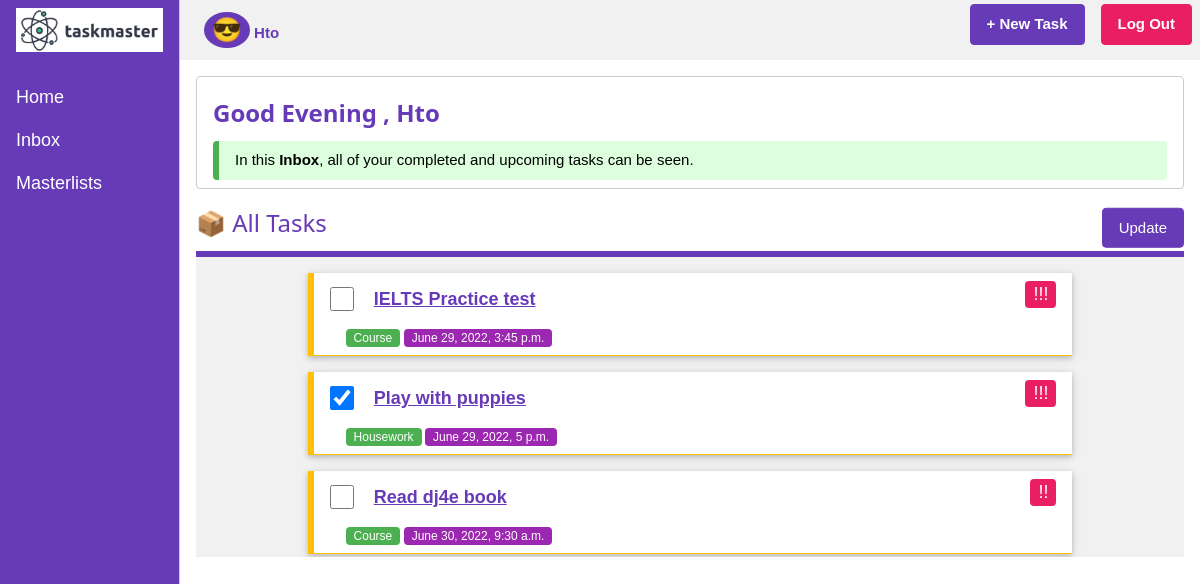
Page /taskmaster/task/ (signed in) on the committed database.
### taskmaster/models.py (models this page shows, shortened)
class Item(models.Model):
    class Priority(models.TextChoices):
        P1 = "!", _('WAITING')
        P2 = "!!", _('TODO')
        P3 = "!!!", _('URGENT')
    todolist = models.ForeignKey(ToDoList, on_delete=models.CASCADE)
    name = models.CharField(max_length=200)
    priority = models.CharField(max_length=3, choices=Priority.choices, default=Priority.P1)
    created_at = models.DateTimeField(auto_now=True)
    description = models.CharField(max_length=200, null=True, blank=True)
    due_date = models.DateTimeField(null=True)
    complete = models.BooleanField(default="False")

class ToDoList(models.Model):
    user = models.ForeignKey(User, on_delete=models.CASCADE, related_name='todolist', null=False)
    name = models.CharField(max_length=200)
    created_at = models.DateTimeField(auto_now=True)
    def __str__(self):
        return self.name

### taskmaster/views.py (the view, shortened to what this page needs)
# urls.py: path('task/', views.InboxView.as_view(), name="inbox"),
class InboxView(LoginRequiredMixin, View):
    def get(self, request):
        task_list = []
        try:
            todolist = get_list_or_404(ToDoList, user=request.user)
        except Http404:
            todolist = []
        for master in todolist:
            for task in master.item_set.all():
                task_list.append(task)
        task_list = sorted(task_list, key=lambda x: x.due_date)
        current_time = datetime.datetime.now()
        ctx = {'tasks': task_list, 'time': current_time}
        return render(request, 'taskmaster/inbox.html', ctx)

### taskmaster/templates/taskmaster/inbox.html (shortened to what this page needs)
{% extends 'taskmaster/base.html' %}
{% block pagename %}
	<span class="w3-badge w3-xlarge w3-deep-purple">
        😎
    </span>
    <span class="w3-text-deep-purple">
        <b>{{user.username|capfirst}}</b>
    </span>
{% endblock %}
{% block info %}
    <div class="w3-panel w3-round w3-border w3-padding w3-text-deep-purple">
        <h3><b>
        {% if time.hour < 12 %}
            Good morning
        {% elif time.hour <= 17 %}
            Good Afternoon
        {% else %}
            Good Evening
        {% endif %}
        , {{user.username|capfirst}}
        </b></h3>
        <div class="w3-leftbar w3-border-green w3-pale-green w3-round w3-padding">
        In this <b>Inbox</b>, all of your completed and upcoming tasks can be seen.
        </div>
    </div>
{% endblock info %}
{% block content %}
<form action="" method="post">
    <div class="w3-display-container w3-text-deep-purple w3-bottombar w3-border-deep-purple">
            <h3>📦 All Tasks</h3>
            <button type="submit" class="w3-btn w3-round w3-deep-purple w3-border w3-border-deep-purple w3-hover-white w3-display-right" name="update" value="true">Update</button>
    </div>
    {% if tasks %}
    <div class="w3-light-grey w3-container" style="height:300px;overflow-y:scroll;">
    <ul class="w3-ul" style="width:80%;margin:auto">
            {% for task in tasks %}
                <li class="w3-card w3-white w3-section w3-leftbar w3-border-amber w3-padding">
                    {% if task.complete %}
                        <input type="checkbox" name="t{{task.id}}" value="completed" class="w3-check" checked>
                    {% else %}
                        <input type="checkbox" name="t{{task.id}}" value="completed" class="w3-check" >
                    {% endif %}
                    <a href="{% url 'taskmaster:task_detail' task.id %}" class="w3-margin-left w3-text-deep-purple w3-large"><b>{{task.name}}</b></a>
                    <span class="w3-tag w3-round w3-pink w3-right w3-large">{{task.priority}}</span>
                    <div class="w3-container w3-margin-top w3-small">
                        <span class="w3-tag w3-round w3-green">{{task.todolist}}</span>
                        <span class="w3-tag w3-round w3-purple">{{task.due_date}}</span>
                    </div>
                </li>
            {% endfor %}
        </ul>
    {% else %}
    <div class="w3-panel w3-yellow w3-leftbar w3-border-amber w3-large w3-round">
        <p>You don't have any task added yet. Click <span class="w3-tag w3-deep-purple w3-round">+NewTask</span> button to add new task.</p>
    </div>
    {% endif %}
</form>
{% endblock %}

### taskmaster/static/taskmaster/w3.css (style rules this page uses)
html { box-sizing:border-box }
*,*:before,*:after { box-sizing:inherit }
html { -ms-text-size-adjust:100%;-webkit-text-size-adjust:100% }
body { margin:0 }
a { background-color:transparent }
b,strong { font-weight:bolder }
button,input,select,textarea,optgroup { font:inherit;margin:0 }
button,input { overflow:visible }
button,select { text-transform:none }
button,[type=button],[type=reset],[type=submit] { -webkit-appearance:button }
[type=checkbox],[type=radio] { padding:0 }
html,body { font-family:Verdana,sans-serif;font-size:15px;line-height:1.5 }
html { overflow-x:hidden }
h3 { font-size:24px }
h1,h2,h3,h4,h5,h6 { font-family:"Segoe UI",Arial,sans-serif;font-weight:400;margin:10px 0 }
a { color:inherit }
.w3-btn,.w3-button { border:none;display:inline-block;padding:8px 16px;vertical-align:middle;overflow:hidden;text-decoration:none;color:inherit;background-color:inherit;text-align:center;cursor:pointer;white-space:nowrap }
.w3-btn,.w3-button { -webkit-touch-callout:none;-webkit-user-select:none;-khtml-user-select:none;-moz-user-select:none;-ms-user-select:none;user-select:none }
.w3-badge,.w3-tag { background-color:#000;color:#fff;display:inline-block;padding-left:8px;padding-right:8px;text-align:center }
.w3-badge { border-radius:50% }
.w3-ul { list-style-type:none;padding:0;margin:0 }
.w3-ul li { padding:8px 16px;border-bottom:1px solid #ddd }
.w3-tooltip,.w3-display-container { position:relative }
.w3-check,.w3-radio { width:24px;height:24px;position:relative;top:6px }
.w3-container:after,.w3-container:before,.w3-panel:after,.w3-panel:before,.w3-row:after,.w3-row:before,.w3-row-padding:after,.w3-row-padding:before, .w3-cell-row:before,.w3-cell-row:after,.w3-clear:after,.w3-clear:before,.w3-bar:before,.w3-bar:after { content:"";display:table;clear:both }
.w3-display-right { position:absolute;top:50%;right:0%;transform:translate(0%,-50%);-ms-transform:translate(0%,-50%) }
.w3-round,.w3-round-medium { border-radius:4px }
.w3-container,.w3-panel { padding:0.01em 16px }
.w3-panel { margin-top:16px;margin-bottom:16px }
.w3-card,.w3-card-2 { box-shadow:0 2px 5px 0 rgba(0,0,0,0.16),0 2px 10px 0 rgba(0,0,0,0.12) }
.w3-small { font-size:12px!important }
.w3-large { font-size:18px!important }
.w3-xlarge { font-size:24px!important }
.w3-border { border:1px solid #ccc!important }
.w3-bottombar { border-bottom:6px solid #ccc!important }
.w3-leftbar { border-left:6px solid #ccc!important }
.w3-section,.w3-code { margin-top:16px!important;margin-bottom:16px!important }
.w3-margin-top { margin-top:16px!important }
.w3-margin-left { margin-left:16px!important }
.w3-padding { padding:8px 16px!important }
.w3-right { float:right!important }
.w3-green,.w3-hover-green:hover { color:#fff!important;background-color:#4CAF50!important }
.w3-pink,.w3-hover-pink:hover { color:#fff!important;background-color:#e91e63!important }
.w3-purple,.w3-hover-purple:hover { color:#fff!important;background-color:#9c27b0!important }
.w3-deep-purple,.w3-hover-deep-purple:hover { color:#fff!important;background-color:#673ab7!important }
.w3-white,.w3-hover-white:hover { color:#000!important;background-color:#fff!important }
.w3-light-grey,.w3-hover-light-grey:hover,.w3-light-gray,.w3-hover-light-gray:hover { color:#000!important;background-color:#f1f1f1!important }
.w3-pale-green,.w3-hover-pale-green:hover { color:#000!important;background-color:#ddffdd!important }
.w3-text-deep-purple,.w3-hover-text-deep-purple:hover { color:#673ab7!important }
.w3-border-amber,.w3-hover-border-amber:hover { border-color:#ffc107!important }
.w3-border-green,.w3-hover-border-green:hover { border-color:#4CAF50!important }
.w3-border-deep-purple,.w3-hover-border-deep-purple:hover { border-color:#673ab7!important }

### rows in the picture
Item: name "IELTS Practice test", priority "!!!", todolist "Course", due_date "June 29, 2022, 3:45 p.m."
Item: name "Play with puppies", priority "!!!", todolist "Housework", due_date "June 29, 2022, 5 p.m."
Item: name "Read dj4e book", priority "!!", todolist "Course", due_date "June 30, 2022, 9:30 a.m."

### other values in the picture
{{ user.username|capfirst }} "Hto"
